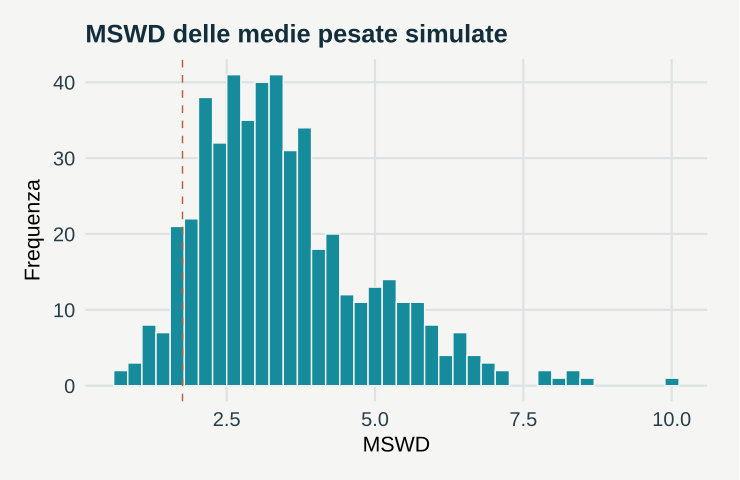

This figure's R source:
# GeoStat Lab — funzioni comuni. R >= 4.3; ggplot2 >= 3.4; jsonlite.
suppressPackageStartupMessages(library(ggplot2))
col_geo <- c('#168B9C','#BC5B35','#7054A4','#A17B19','#227864','#64748B')
theme_set(theme_minimal(base_size=17, base_family='sans') + theme(
  plot.background=element_rect(fill='#F5F6F3',colour=NA),
  panel.background=element_rect(fill='#F5F6F3',colour=NA),
  panel.grid.minor=element_blank(),panel.grid.major=element_line(colour='#DCE3E2'),
  plot.title=element_text(size=19,face='bold',colour='#122D3B'),
  plot.subtitle=element_text(size=13,colour='#405560',margin=margin(b=12)),
  axis.text=element_text(size=15,colour='#273E4A'),axis.title=element_text(size=16),
  legend.position='bottom',legend.title=element_blank(),legend.text=element_text(size=14),
  strip.text=element_text(size=15,face='bold'),plot.margin=margin(18,24,18,18)))
metric <- function(...) data.frame(grandezza=names(c(...)),valore=as.character(c(...)),check.names=FALSE)
f <- function(x,d=3) {out<-formatC(x,digits=d,format='fg');out[!is.finite(x)]<-'Non definito';out}
line_plot <- function(d,x='x',y='y',title='',xl=x,yl=y,group=NULL) {
 p<-ggplot(d,aes(x=.data[[x]],y=.data[[y]]))
 if(is.null(group)) p<-p+geom_line(colour=col_geo[1],linewidth=1.05) else p<-p+aes(colour=.data[[group]],group=.data[[group]])+geom_line(linewidth=1)+scale_colour_manual(values=col_geo)
 p+labs(title=title,x=xl,y=yl)
}
point_plot <- function(d,x='x',y='y',title='',xl=x,yl=y,group=NULL) {
 p<-ggplot(d,aes(x=.data[[x]],y=.data[[y]]))
 if(is.null(group))p<-p+geom_point(colour=col_geo[1],size=2.5,alpha=.8) else p<-p+aes(colour=.data[[group]])+geom_point(size=2.7,alpha=.85)+scale_colour_manual(values=col_geo)
 p+labs(title=title,x=xl,y=yl)
}
hist_plot<-function(x,title='',xl='Valore',bins=20)ggplot(data.frame(x=x),aes(x))+geom_histogram(bins=bins,fill=col_geo[1],colour='#F5F6F3')+labs(title=title,x=xl,y='Frequenza')
bar_plot<-function(d,x='gruppo',y='valore',title='',yl='Valore')ggplot(d,aes(x=.data[[x]],y=.data[[y]],fill=.data[[x]]))+geom_col(width=.65)+scale_fill_manual(values=rep(col_geo,length.out=length(unique(d[[x]])) ))+guides(fill='none')+labs(title=title,x=NULL,y=yl)
map_plot<-function(d,z='z',title='',xl='Est [km]',yl='Nord [km]')ggplot(d,aes(x,y,fill=.data[[z]]))+geom_raster()+coord_equal()+scale_fill_gradientn(colours=c('#153F56','#298C9C','#B8CDB2','#F1D889','#AD542F'))+labs(title=title,x=xl,y=yl)
acf_data<-function(x,lag=20){a<-acf(x,lag.max=min(lag,length(x)-1),plot=FALSE);data.frame(x=as.vector(a$lag)[-1],y=as.vector(a$acf)[-1])}
# AR(1), distribuzione marginale stazionaria N(0, 1).
ar_series<-function(n,rho){x<-numeric(n);x[1]<-rnorm(1);for(i in 2:n)x[i]<-rho*x[i-1]+sqrt(1-rho^2)*rnorm(1);x}
# Distanze euclidee in unità metriche già dichiarate; nessuna conversione implicita di CRS.
dist_cross<-function(a,b)sqrt(outer(a[,1],b[,1],'-')^2+outer(a[,2],b[,2],'-')^2)
# Predittore IDW: i punti coincidenti ricevono esattamente il valore osservato.
idw<-function(xy,z,new,power=2){dd<-dist_cross(new,xy);apply(dd,1,function(d)if(any(d<1e-10))mean(z[d<1e-10])else weighted.mean(z,d^(-power)))}
# CART didattico binario: divisioni assiali che minimizzano l'impurità di Gini.
cart_fit<-function(x,y,depth=2,minleaf=4){
 node<-list(p=mean(y),n=length(y));if(depth<1||length(unique(y))<2||length(y)<2*minleaf)return(node)
 best<-Inf
 for(j in seq_len(ncol(x))){v<-sort(unique(x[,j])); if(length(v)<2)next
  for(cut in (head(v,-1)+tail(v,-1))/2){left<-x[,j]<=cut;nl<-sum(left);nr<-sum(!left);if(min(nl,nr)<minleaf)next
   score<-nl*mean(y[left])*(1-mean(y[left]))+nr*mean(y[!left])*(1-mean(y[!left]))
   if(score<best){best<-score;node$j<-j;node$cut<-cut;split<-left}
  }
 }
 if(is.finite(best)){node$left<-cart_fit(x[split,,drop=FALSE],y[split],depth-1,minleaf);node$right<-cart_fit(x[!split,,drop=FALSE],y[!split],depth-1,minleaf)};node
}
cart_predict<-function(tree,x)apply(x,1,function(row){t<-tree;while(!is.null(t$j))t<-if(row[t$j]<=t$cut)t$left else t$right;t$p})
p <- list(sg = 2, n = 15, seed = 17)
set.seed(p$seed)
sim <- t(replicate(500, {
    s <- runif(p$n, 0.8, 2)
    t <- 300 + rnorm(p$n, 0, p$sg) + rnorm(p$n, 0, s)
    w <- 1/s^2
    m <- sum(w * t)/sum(w)
    c(m = m, se = sqrt(1/sum(w)), mswd = sum(w * (t - m)^2)/(p$n - 1))
}))

soglia <- 1 + 2 * sqrt(2/(p$n - 1))

data <- data.frame(mswd = sim[, "mswd"])

plots <- list(hist_plot(sim[, "mswd"], title = "MSWD delle medie pesate simulate", xl = "MSWD", bins = 40) + 
    geom_vline(xintercept = soglia, linetype = 2, colour = col_geo[2]))

metrics <- metric(`MSWD medio` = f(mean(sim[, "mswd"])), `Quota oltre la soglia` = f(mean(sim[, "mswd"] > 
    soglia)), `Copertura con l’errore nominale` = f(mean(abs(sim[, "m"] - 300) < 2 * sim[, "se"])), 
    `Copertura con l’errore scalato` = f(mean(abs(sim[, "m"] - 300) < 2 * sim[, "se"] * sqrt(pmax(1, 
        sim[, "mswd"])))))
print(metrics,row.names=FALSE)
ggplot2::ggsave('m19-media-B.svg',plots[[1]],device=svglite::svglite,width=7.7,height=5.0,bg='#F8F6F1')
